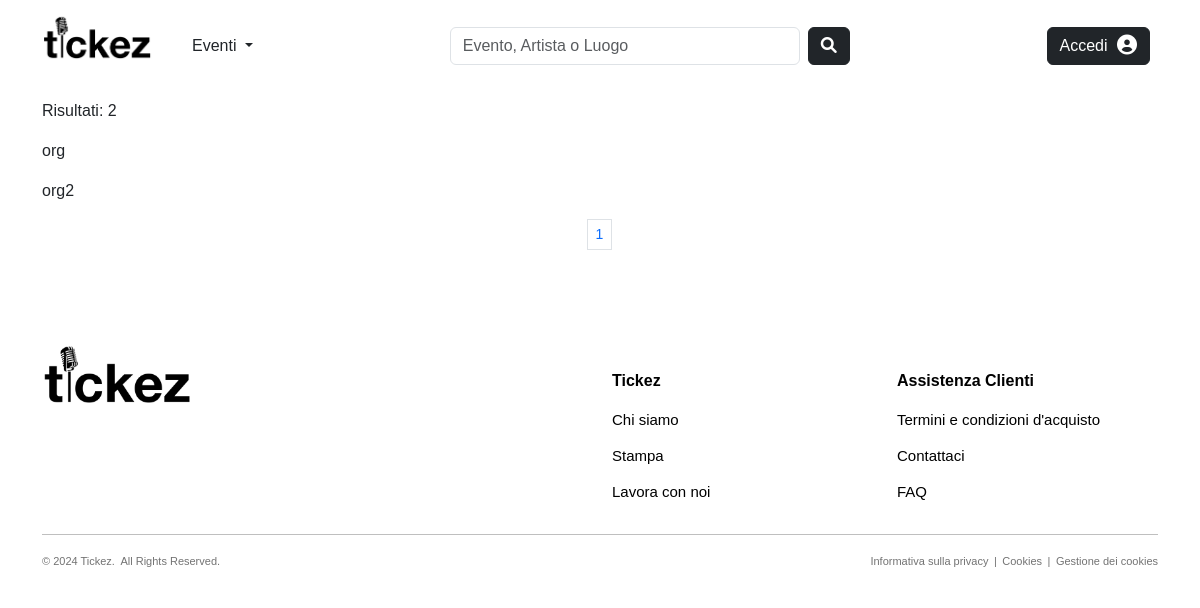
The app's page /users/artists/, older data.
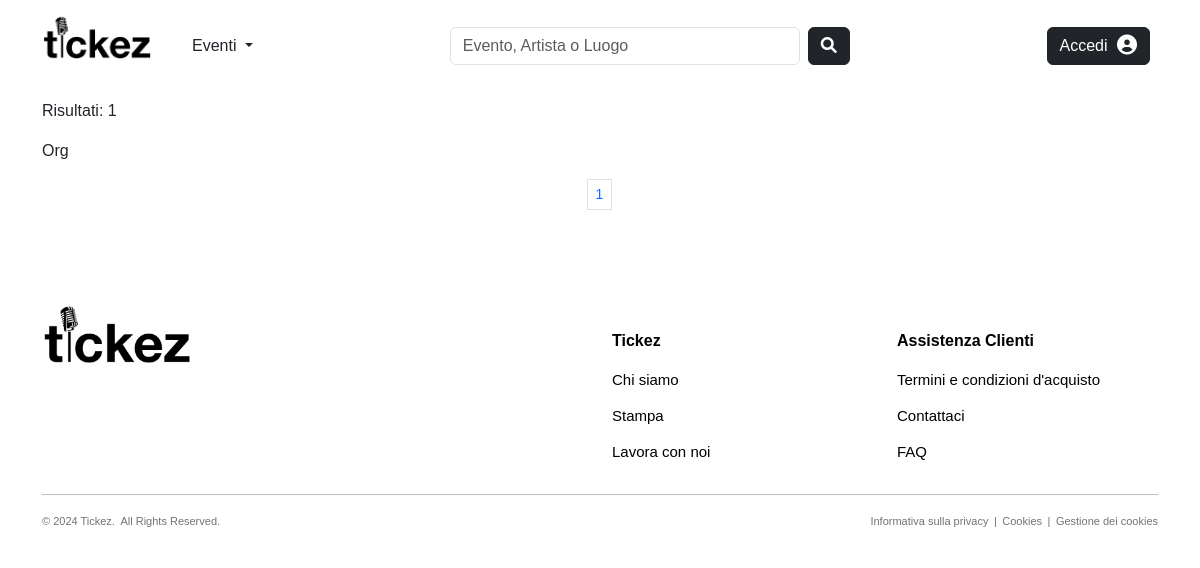
The same page, newer data.
### users/models.py (models this page shows, shortened)
class Organizzatore(models.Model):
    user = models.OneToOneField(User, on_delete=models.CASCADE)
    nome = models.CharField(max_length=100, null=False, blank=False)
    slug = models.SlugField(max_length=200, null=False, unique=True, blank=True)
    email = models.EmailField(max_length=254, null=False, blank=False, unique=True)
    descrizione = models.TextField(null=True, blank=True, default='')
    immagine_profilo = models.ImageField(blank=True, upload_to="images/organizers", default=join('static', 'images', 'defaults', 'default_user.jpg'))
    notifiche = models.BooleanField(null=False, default=False)
    followers = models.ManyToManyField(Utente, blank=True, default=None, related_name='organizzatori_preferiti')
    def get_absolute_url(self):
        return reverse("users:artist-details", kwargs={"slug": self.slug, "pk": self.pk})
    class Meta:
        verbose_name_plural = 'Organizzatori'

### users/views.py (the view)
# urls.py: path('artists/', views.ArtistsListView.as_view(), name="artists"),
class ArtistsListView(ListView):
    model = Organizzatore
    template_name = 'users/artists.html'
    paginate_by = 3
    def get_queryset(self):
        artist_list = super().get_queryset()
        return artist_list.order_by('nome')
    def get_context_data(self, **kwargs):
        context = super().get_context_data(**kwargs)
        return context

### users/templates/users/artists.html (shortened to what this page needs)
{% extends "users/base_users.html" %}
{% load static %}
{% load crispy_forms_tags %}
{% block content %}
    <div class="container">
        <p>Risultati: {{view.get_queryset.count}}</p>
        {% for a in page_obj %}
            <a href="{{ a.get_absolute_url }}" style="text-decoration: none; color: inherit;">
                <p>{{a.nome}}</p>
            </a>
        {% endfor %}
        <nav aria-label="Page navigation">
            <ul class="pagination pagination-sm justify-content-center">
              {% for p in paginator.page_range %}
                <li class="page-item {% if request.GET.page|stringformat:"s" == p|stringformat:"s" %} active {% endif %}">
                    <a class="page-link" href="?{% for key, value in request.GET.items %}{% if key != 'page' %}{{ key }}={{ value }}&{% endif %}{% endfor %}page={{ p }}">{{ p }}</a></li>
              {% endfor %}
            </ul>
        </nav>
    </div>
{% endblock %}

Row changes from the older to the newer data that the page shows:
removed Organizzatore: nome "org"
removed Organizzatore: nome "org2"
added Organizzatore: nome "Org"
Text that changed along with them:
{{ view.get_queryset.count }}: "2" → "1"
